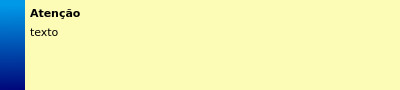
<?xml version="1.0" encoding="UTF-8"?>
<ui version="4.0">
 <class>Dialog</class>
 <widget class="QDialog" name="Dialog">
  <property name="windowModality">
   <enum>Qt::WindowModal</enum>
  </property>
  <property name="enabled">
   <bool>true</bool>
  </property>
  <property name="geometry">
   <rect>
    <x>0</x>
    <y>0</y>
    <width>400</width>
    <height>90</height>
   </rect>
  </property>
  <property name="sizePolicy">
   <sizepolicy hsizetype="Expanding" vsizetype="Expanding">
    <horstretch>0</horstretch>
    <verstretch>0</verstretch>
   </sizepolicy>
  </property>
  <property name="minimumSize">
   <size>
    <width>400</width>
    <height>90</height>
   </size>
  </property>
  <property name="maximumSize">
   <size>
    <width>400</width>
    <height>16777215</height>
   </size>
  </property>
  <property name="windowTitle">
   <string>Dialog</string>
  </property>
  <property name="styleSheet">
   <string notr="true">gridline-color: rgb(0, 0, 0);</string>
  </property>
  <property name="modal">
   <bool>false</bool>
  </property>
  <widget class="QWidget" name="principal" native="true">
   <property name="geometry">
    <rect>
     <x>0</x>
     <y>0</y>
     <width>400</width>
     <height>90</height>
    </rect>
   </property>
   <property name="sizePolicy">
    <sizepolicy hsizetype="Expanding" vsizetype="Expanding">
     <horstretch>0</horstretch>
     <verstretch>0</verstretch>
    </sizepolicy>
   </property>
   <property name="styleSheet">
    <string notr="true">background-color: rgb(8, 128, 191);
background-color: qlineargradient(spread:pad, x1:1, y1:0.988636, x2:0.943182, y2:0, stop:0 rgba(0, 0, 117, 255), stop:1 rgba(0, 153, 232, 255));</string>
   </property>
   <widget class="QWidget" name="conteudo" native="true">
    <property name="geometry">
     <rect>
      <x>25</x>
      <y>0</y>
      <width>375</width>
      <height>90</height>
     </rect>
    </property>
    <property name="styleSheet">
     <string notr="true">background-color: rgb(252, 252, 183);</string>
    </property>
    <widget class="QPushButton" name="pushButton">
     <property name="geometry">
      <rect>
       <x>350</x>
       <y>5</y>
       <width>16</width>
       <height>16</height>
      </rect>
     </property>
     <property name="styleSheet">
      <string notr="true">image: url(:/images/close.png);
outline: none;
border: none;</string>
     </property>
     <property name="text">
      <string/>
     </property>
     <property name="autoDefault">
      <bool>false</bool>
     </property>
     <property name="flat">
      <bool>false</bool>
     </property>
    </widget>
    <widget class="QLabel" name="notify_label">
     <property name="geometry">
      <rect>
       <x>5</x>
       <y>25</y>
       <width>360</width>
       <height>60</height>
      </rect>
     </property>
     <property name="sizePolicy">
      <sizepolicy hsizetype="Fixed" vsizetype="Expanding">
       <horstretch>0</horstretch>
       <verstretch>1</verstretch>
      </sizepolicy>
     </property>
     <property name="minimumSize">
      <size>
       <width>360</width>
       <height>0</height>
      </size>
     </property>
     <property name="maximumSize">
      <size>
       <width>350</width>
       <height>16777215</height>
      </size>
     </property>
     <property name="sizeIncrement">
      <size>
       <width>0</width>
       <height>1</height>
      </size>
     </property>
     <property name="font">
      <font>
       <family>Verdana</family>
       <pointsize>8</pointsize>
       <weight>50</weight>
       <bold>false</bold>
      </font>
     </property>
     <property name="cursor">
      <cursorShape>ArrowCursor</cursorShape>
     </property>
     <property name="styleSheet">
      <string notr="true"/>
     </property>
     <property name="inputMethodHints">
      <set>Qt::ImhMultiLine</set>
     </property>
     <property name="text">
      <string>texto</string>
     </property>
     <property name="textFormat">
      <enum>Qt::AutoText</enum>
     </property>
     <property name="scaledContents">
      <bool>true</bool>
     </property>
     <property name="alignment">
      <set>Qt::AlignLeading|Qt::AlignLeft|Qt::AlignTop</set>
     </property>
     <property name="wordWrap">
      <bool>true</bool>
     </property>
     <property name="textInteractionFlags">
      <set>Qt::LinksAccessibleByMouse|Qt::TextSelectableByMouse</set>
     </property>
    </widget>
    <widget class="QLabel" name="label">
     <property name="geometry">
      <rect>
       <x>5</x>
       <y>5</y>
       <width>340</width>
       <height>16</height>
      </rect>
     </property>
     <property name="maximumSize">
      <size>
       <width>340</width>
       <height>20</height>
      </size>
     </property>
     <property name="font">
      <font>
       <family>Verdana</family>
       <pointsize>8</pointsize>
       <weight>75</weight>
       <bold>true</bold>
      </font>
     </property>
     <property name="text">
      <string>Atenção</string>
     </property>
    </widget>
   </widget>
  </widget>
 </widget>
 <layoutdefault spacing="6" margin="11"/>
 <resources/>
 <connections/>
</ui>
